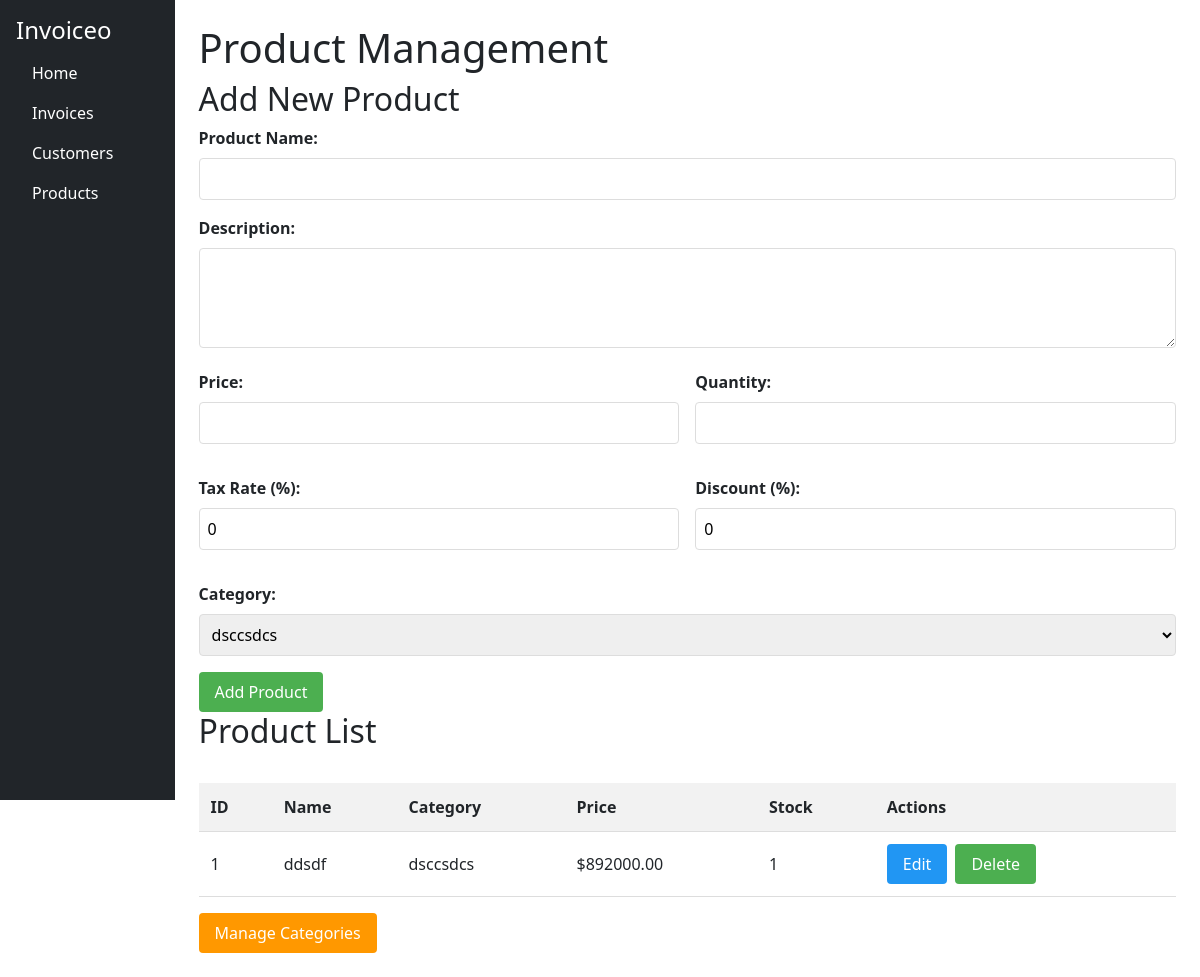
/products, run on an earlier commit of the app's database.
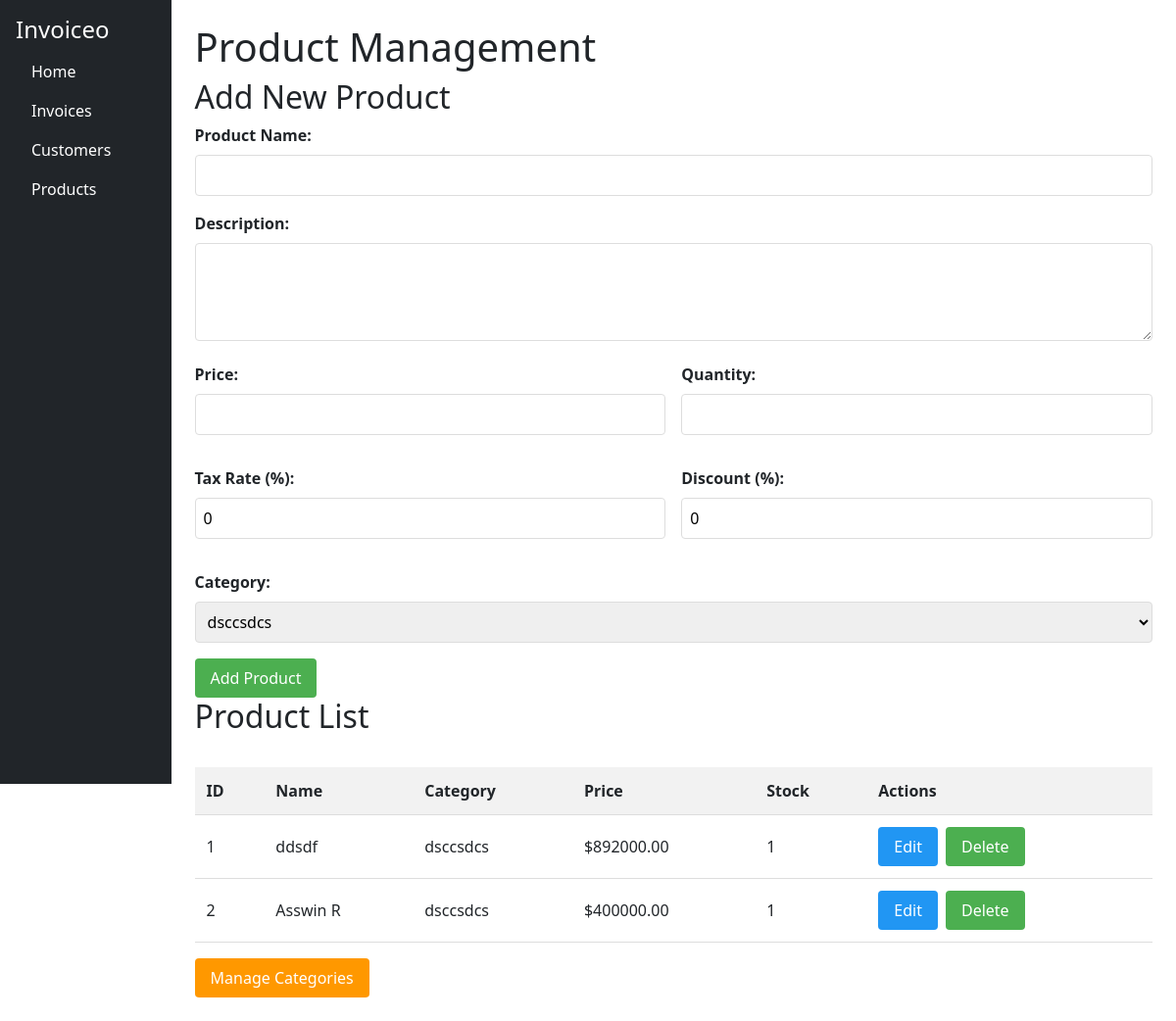
And on a later commit of the database.
### app.py (models this page shows)
class Product(db.Model):
    id = db.Column(db.Integer, primary_key=True)
    name = db.Column(db.String(100), nullable=False)
    description = db.Column(db.String(300))
    price = db.Column(db.Float, nullable=False)
    quantity = db.Column(db.Integer, default=0)
    tax_rate = db.Column(db.Float, default=0.0)  # in percentage
    discount = db.Column(db.Float, default=0.0)   # in percentage
    category_id = db.Column(db.Integer, db.ForeignKey('category.id'), nullable=False)
    created_at = db.Column(db.DateTime, default=datetime.utcnow)
    updated_at = db.Column(db.DateTime, default=datetime.utcnow, onupdate=datetime.utcnow)

class Category(db.Model):
    id = db.Column(db.Integer, primary_key=True)
    name = db.Column(db.String(100), nullable=False, unique=True)
    description = db.Column(db.String(300))
    products = db.relationship('Product', backref='category', lazy=True)

### app.py (the view)
@app.route('/products')
def products():
    all_products = Product.query.all()
    all_categories = Category.query.all()
    return render_template('products.html', products=all_products, categories=all_categories)

### templates/products.html
{% extends 'base.html' %}
{% block content %}
<h1>Product Management</h1>
<link rel="stylesheet" href="{{ url_for('static', filename='products.css') }}">
<h2>Add New Product</h2>
<form method="POST" action="/add_product">
    <div class="form-group">
        <label for="name">Product Name:</label>
        <input type="text" id="name" name="name" required>
    </div>
    <div class="form-group">
        <label for="description">Description:</label>
        <textarea id="description" name="description"></textarea>
    </div>
    <div class="form-row">
        <div class="form-group">
            <label for="price">Price:</label>
            <input type="number" step="0.01" id="price" name="price" required>
        </div>
        <div class="form-group">
            <label for="quantity">Quantity:</label>
            <input type="number" id="quantity" name="quantity" required>
        </div>
    </div>
    <div class="form-row">
        <div class="form-group">
            <label for="tax_rate">Tax Rate (%):</label>
            <input type="number" step="0.1" id="tax_rate" name="tax_rate" value="0">
        </div>
        <div class="form-group">
            <label for="discount">Discount (%):</label>
            <input type="number" step="0.1" id="discount" name="discount" value="0">
        </div>
    </div>
    <div class="form-group">
        <label for="category_id">Category:</label>
        <select id="category_id" name="category_id" required>
            {% for category in categories %}
            <option value="{{ category.id }}">{{ category.name }}</option>
            {% endfor %}
        </select>
    </div>
    <button type="submit">Add Product</button>
</form>
<h2>Product List</h2>
<table>
    <thead>
        <tr>
            <th>ID</th>
            <th>Name</th>
            <th>Category</th>
            <th>Price</th>
            <th>Stock</th>
            <th>Actions</th>
        </tr>
    </thead>
    <tbody>
        {% for product in products %}
        <tr>
            <td>{{ product.id }}</td>
            <td>{{ product.name }}</td>
            <td>{{ product.category.name }}</td>
            <td>${{ "%.2f"|format(product.price) }}</td>
            <td>{{ product.quantity }}</td>
            <td class="actions">
                <a href="{{ url_for('edit_product', id=product.id) }}" class="btn-edit">Edit</a>
                <form action="{{ url_for('delete_product', id=product.id) }}" method="POST">
                    <button type="submit" class="btn-delete" onclick="return confirm('Delete this product?')">Delete</button>
                </form>
            </td>
        </tr>
        {% endfor %}
    </tbody>
</table>
<a href="{{ url_for('categories') }}" class="btn-categories">Manage Categories</a>
{% endblock %}

What changed in the data, as far as the page shows it:
added Product: id "2", name "Asswin R", category.name "dsccsdcs", price "400000.00", quantity "1"
